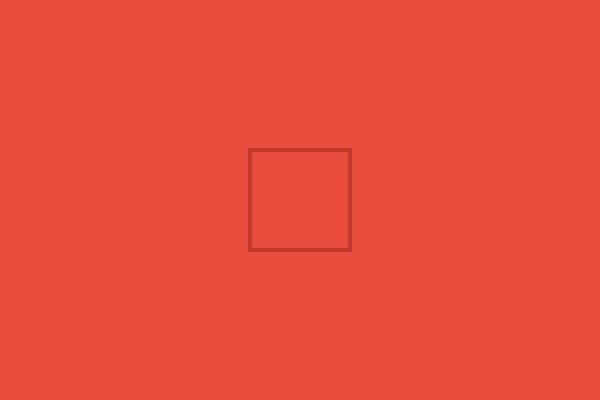
Frame 1 (no input)
Frame 60 (no input): identical to frame 1, image omitted
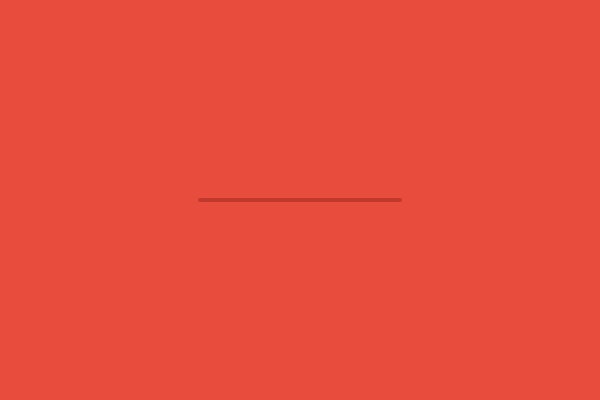
Frame 120 (the mouse pressed at the canvas centre since frame 60)

The p5.js sketch that drew these frames (run headless with seeded random() and noise() and a simulated clock; from frame 60 on, the mouse is pressed at the canvas centre):

// p5.js sketch
// ── sketch.js
var x;
var y;
var dimention = 100;

function setup() {
  createCanvas(600, 400); // set up the canvas
  x = width / 2;
  y = height / 2

  // shape properties
  stroke(192, 57, 43);
  strokeWeight(4);
  noFill();
  rectMode(CENTER); // make the rectangle drawn from the center
}

function draw() {
  background(231, 76, 60); // background


  // What to draw condition
  if (mouseX > 400) {
    ellipse(x, y, dimention, dimention); // draw the ellipse
  } else if(mouseX > 100) {
    line((x-dimention), height/2,(x+dimention), height/2);
  } else {
    rect(x, y, dimention, dimention); // draw the ellipse
  }

}
